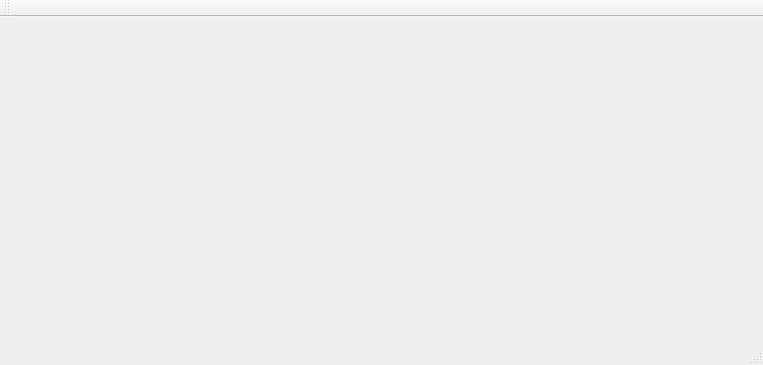
<?xml version="1.0" encoding="UTF-8"?>
<ui version="4.0">
 <class>Widget</class>
 <widget class="QMainWindow" name="Widget">
  <property name="geometry">
   <rect>
    <x>0</x>
    <y>0</y>
    <width>763</width>
    <height>365</height>
   </rect>
  </property>
  <property name="windowTitle">
   <string>Widget</string>
  </property>
  <widget class="QWidget" name="centralWidget"/>
  <widget class="QMenuBar" name="menuBar">
   <property name="geometry">
    <rect>
     <x>0</x>
     <y>0</y>
     <width>763</width>
     <height>23</height>
    </rect>
   </property>
  </widget>
  <widget class="QToolBar" name="mainToolBar">
   <attribute name="toolBarArea">
    <enum>TopToolBarArea</enum>
   </attribute>
   <attribute name="toolBarBreak">
    <bool>false</bool>
   </attribute>
  </widget>
  <widget class="QStatusBar" name="statusBar"/>
 </widget>
 <layoutdefault spacing="6" margin="11"/>
 <resources/>
 <connections/>
</ui>
